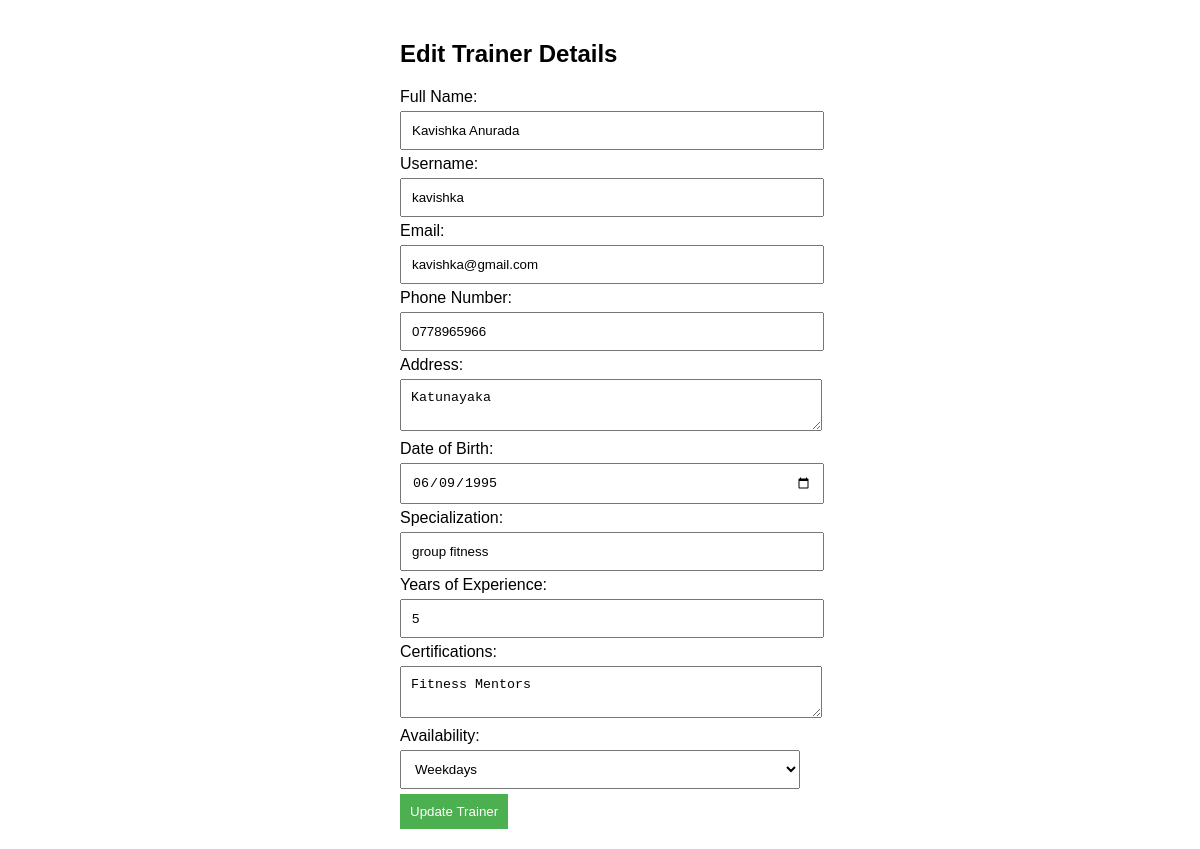
The app's page /admin/edit_trainer.php?id=12 with its own data.
### tables this page shows
CREATE TABLE IF NOT EXISTS `trainers` (
  `trainer_id` int NOT NULL AUTO_INCREMENT,
  `full_name` varchar(50) NOT NULL,
  `username` varchar(30) NOT NULL,
  `email` varchar(25) NOT NULL,
  `phone_number` varchar(20) DEFAULT NULL,
  `address` text,
  `date_of_birth` date DEFAULT NULL,
  `specialization` varchar(800) DEFAULT NULL,
  `years_of_experience` int DEFAULT NULL,
  `certifications` text,
  `availability` varchar(50) DEFAULT NULL,
  `password` varchar(255) NOT NULL,
  PRIMARY KEY (`trainer_id`),
  UNIQUE KEY `email` (`email`)
);

### admin/edit_trainer.php (the view, shortened to what this page needs)
<?php
include '../Components/DatabaseConnection.php';
if (isset($_GET['id'])) {
    $trainer_id = $_GET['id'];
    $stmt = $conn->prepare("SELECT * FROM trainers WHERE trainer_id = ?");
    $stmt->bind_param("i", $trainer_id);
    $stmt->execute();
    $result = $stmt->get_result();
    if ($result->num_rows > 0) {
        $trainer = $result->fetch_assoc();
    } else {
        echo "No trainer found with the given ID.";
        exit;
    }
}
?>
<!DOCTYPE html>
<html lang="en">
<head>
</head>
<body>
    <h2>Edit Trainer Details</h2>
    <form action="" method="post">
        <label for="full_name">Full Name:</label>
        <input type="text" id="full_name" name="full_name" value="<?php echo $trainer['full_name']; ?>" required>
        <label for="username">Username:</label>
        <input type="text" id="username" name="username" value="<?php echo $trainer['username']; ?>" required>
        <label for="email">Email:</label>
        <input type="email" id="email" name="email" value="<?php echo $trainer['email']; ?>" required>
        <label for="phone_number">Phone Number:</label>
        <input type="tel" id="phone_number" name="phone_number" value="<?php echo $trainer['phone_number']; ?>">
        <label for="address">Address:</label>
        <textarea id="address" name="address"><?php echo $trainer['address']; ?></textarea>
        <label for="date_of_birth">Date of Birth:</label>
        <input type="date" id="date_of_birth" name="date_of_birth" value="<?php echo $trainer['date_of_birth']; ?>">
        <label for="specialization">Specialization:</label>
        <input type="text" id="specialization" name="specialization" value="<?php echo $trainer['specialization']; ?>">
        <label for="years_of_experience">Years of Experience:</label>
        <input type="number" id="years_of_experience" name="years_of_experience" value="<?php echo $trainer['years_of_experience']; ?>" min="0">
        <label for="certifications">Certifications:</label>
        <textarea id="certifications" name="certifications"><?php echo $trainer['certifications']; ?></textarea>
        <label for="availability">Availability:</label>
        <select id="availability" name="availability">
            <option value="weekdays" <?php if ($trainer['availability'] == 'weekdays') echo 'selected'; ?>>Weekdays</option>
        </select>
        <button type="submit">Update Trainer</button>
    </form>
</body>
</html>

### admin/edit_trainer.php (style rules this page uses)
body { font-family: Arial, sans-serif; max-width: 400px; margin: auto; padding: 20px; }
input, textarea, select { width: 100%; padding: 10px; margin: 5px 0; }
button { background-color: #4CAF50; color: white; padding: 10px; border: none; cursor: pointer; }

### records on screen
trainers: full_name "Kavishka Anurada", username "kavishka", email "kavishka@gmail.com", phone_number "0778965966", address "Katunayaka", date_of_birth "06/09/1995", specialization "group fitness", years_of_experience "5", certifications "Fitness Mentors", availability "Weekdays"
